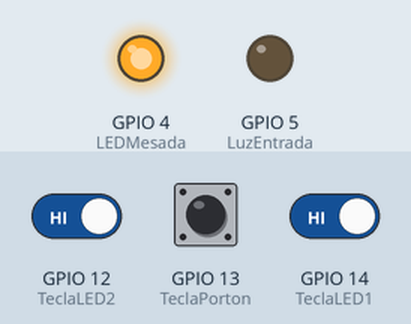
Simulated run of this sketch. Board: ESP8266 (NodeMCU). Shown: output pins drawn as LEDs (lit = HIGH). Inputs (shaded band) come from the test bench; at power-on: GPIO 12 (TeclaLED2) HIGH, GPIO 14 (TeclaLED1) HIGH, GPIO 13 (TeclaPorton) HIGH. WiFi joins after 1.5 s; servers stay silent unless stated; random numbers use the default seed unless the sketch sets one; no MQTT or app messages arrive unless stated; what the sketch prints to the serial monitor is not drawn.

Above: at 2.7 s.
2.8 s: GPIO 12 (TeclaLED2) driven LOW
At 4.8 s:
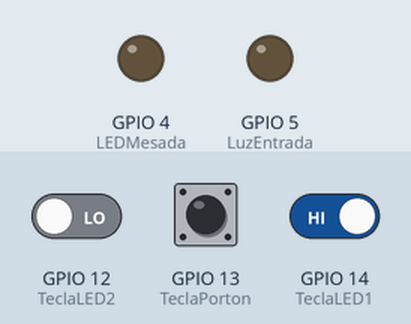
7.3 s: GPIO 14 (TeclaLED1) driven LOW
At 8.3 s:
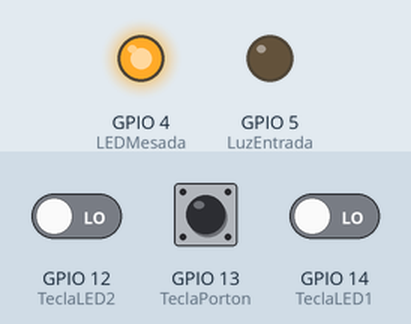
8.8 s: GPIO 14 (TeclaLED1) driven HIGH
At 10.0 s:
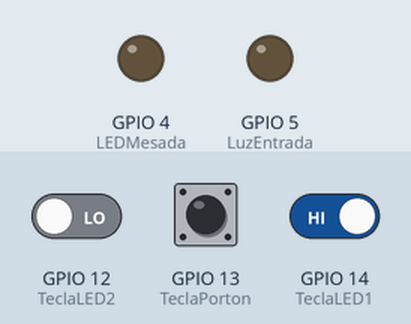
10.3 s: GPIO 12 (TeclaLED2) driven HIGH
At 11.3 s:
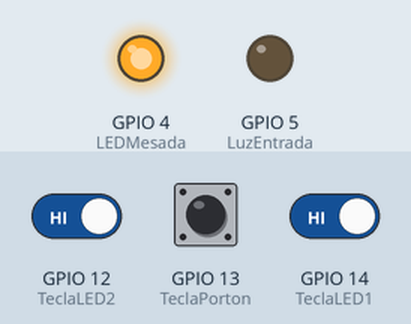
Timing chart, 0 to 12.8 s (numbered marks = the images above; inputs shaded):
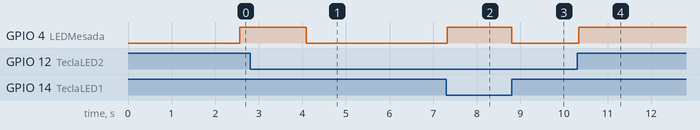

The sketch:

Casandra_NodeMCU_firmware_v0.1_CocinaBis.ino
```cpp
/*========================================================================================================
||   Proyecto: Casandra v3.0                                                                            ||
||   Autor: Gonzalo Carvallo (gonzacarv@gmail.com)                                                      ||
||   Fecha: 01/2022                                                                                     ||
||   Compilador: Arduino v1.8.16 (http://arduino.cc)                                                    ||
||   Librerias: ESP8266WiFi (NodeMCU) | PubSubClient (Arduino Client for MQTT)                          ||
||                                                                                                      ||
|| Firmware de los modulos MQTT basados en NodeMCU v1.0. El modulo se comunica mediante protocolo       ||
|| MQTT al broker indicado (con credenciales). Interpreta los datos publicados en el servidor Mosquito  ||
|| y los recodifica al formato de comunicacion del sistema domotico Casandra v1.x y v2.x (250, BYTE1,   ||
|| BYTE2, CHECKSUM). Los datos se ingresan a los controladores de Casandra basados en MCU Microchip     ||
|| 16F877A, directamente al puerto UART en modalidad full duplex.                                       ||
||                                                                                                      ||
=========================================================================================================*/

#include <ESP8266WiFi.h>
#include <ESP8266mDNS.h>
#include <PubSubClient.h>
#include <WiFiManager.h>
#include <WiFiUdp.h>
#include <ArduinoOTA.h>
#include <string>

#define LuzEntrada 5          // Rele de la luz de entrada D1 --
#define LEDMesada 4           // Salida PWM para LED D2 --
#define TeclaLED1 14          // SW LED1 D5
#define TeclaLED2 12          // SW LED2 D6
#define TeclaPorton 13        // Pulsador porton D7
#define MSG_BUFFER_SIZE  (50)

const char* MosqID = "Mosquito-COCINABIS";
const char* mqtt_server = "192.168.0.100";
String ClienteID = "Mosquito-COCINABIS";
String clientId;
const char* Topico = "Casandra/CocinaBis/#"; // Solo subscripto al topico de Caldera con comodin aguas abajo

bool EstadoTeclaPorton;
bool EstadoTeclaLED1;
bool EstadoTeclaLED2;
bool LuzEntradaEstado;
bool LEDMesadaEstado;
bool LEDMesadaEstado_old;
float LEDMesadaIntensidad;
int LEDMesadaIntReal;
int LEDMode;
int VelociLED;
float Respiracion = 0;
int DimReal;
bool Flashh;
bool ResetMosq = true;      // True cuando se reinicia el mosquito
bool ReconectMosq = true;   // True cuando se debe reconectar a MQTT
bool Ejecutando = false;
float dimer; // nivel del dimer
unsigned long Loop1 = 0;
unsigned long Loop2 = 0;
unsigned long Loop3 = 0;
unsigned long LoopNormal = 0;
unsigned long LoopRespira = 0;
unsigned long LoopFlash = 0;
unsigned long now;
char Topicc[MSG_BUFFER_SIZE];
char Argu[MSG_BUFFER_SIZE];

char buffer[4];
WiFiClient espClient;
PubSubClient client(espClient);

void LEDSet(void){

  switch(LEDMode){
    case 1: // Modo normal
    if (LEDMesadaEstado) {
      if ((now - LoopNormal) > 4) { //
      LoopNormal = now;
      if (LEDMesadaIntReal < DimReal) --DimReal;
      if (LEDMesadaIntReal > DimReal) ++DimReal;
      analogWrite(LEDMesada, (int) (255 - DimReal));
      }
    } else analogWrite(LEDMesada, 255);
      //
      break;

    case 2: // Modo Respira

    if (LEDMesadaEstado) {
      if ((now - LoopRespira) > (VelociLED*2)) { //

        LoopRespira = now;
        ++Respiracion;
        if (Respiracion >= 160) Respiracion = 0;

        if (Respiracion < 60){
          int var = (255 * dimer) * (Respiracion / 60);
          analogWrite(LEDMesada, var);
        }
        if ((Respiracion >= 60) && (Respiracion < 100)){
          analogWrite(LEDMesada, 255);
      }

        if ((Respiracion >= 100) && (Respiracion < 160)){
          int var = (255 * dimer) * (1 - ((Respiracion - 100) / 60));
          analogWrite(LEDMesada, var);
      }

      }
    } else analogWrite(LEDMesada, 255);

      //
      break;

    case 3: // Modo Flash

    if (LEDMesadaEstado) {
      if (now - LoopFlash > (VelociLED*10)) { //
        LoopFlash = now;
        if (Flashh) {
          analogWrite(LEDMesada, (int) (255 - LEDMesadaIntensidad));
          Flashh = false;
        } else {
            analogWrite(LEDMesada, 255);
            Flashh = true;
          }
      }
    } else analogWrite(LEDMesada, 255);

      //
      break;

    default: // Modo normal si nada coincide
      LEDMode = 1;
      //
      break;
  } //switch

}

void LEDToggle(void){
    if (LEDMesadaEstado) {
      LEDMesadaEstado = false;
      client.publish("Casandra/CocinaBis/LEDMesadaEst","0");
      } else {
      LEDMesadaEstado = true;
      client.publish("Casandra/CocinaBis/LEDMesadaEst","1");
      }
    }

void callback(char* topic, byte* payload, unsigned int length) {
  const char s[2] = "/";
  char *UlTopic;
  char *PenUlTopic;
  char *Fin;
  char Pload[10];

  memcpy(Pload, payload, length);
  Pload[length] = '\0';

  Fin = strtok(topic, s);
  while (Fin != NULL) {
    PenUlTopic = UlTopic;
    UlTopic = Fin;
    Fin = strtok(NULL, s);
  }

  if (!strcmp(UlTopic, "LuzEntrada")) {
    if (atoi(Pload) == 0) {
      LuzEntradaEstado = false;
      digitalWrite(LuzEntrada,LOW);
    } else {
      LuzEntradaEstado = true;
      digitalWrite(LuzEntrada,HIGH);
     }
  }

  if (!strcmp(UlTopic, "LEDMesadaEst")) {
    if (atoi(Pload) == 0) {
      LEDMesadaEstado = false;
    } else {
     LEDMesadaEstado = true;
  }
  }

  if (!strcmp(UlTopic, "LEDMesadaInt")) {
    dimer = (atof(Pload) / 100);
    LEDMesadaIntensidad = ((255 * atof(Pload)) / 100);
    LEDMesadaIntReal = LEDMesadaIntensidad;
  }

  if (!strcmp(UlTopic, "ModoLED")) {
    if (!strcmp(Pload, "Normal")) LEDMode = 1;
    }

  if (!strcmp(UlTopic, "ModoLED")) {
    if (!strcmp(Pload, "Respira")) LEDMode = 2;
    }

  if (!strcmp(UlTopic, "ModoLED")) {
    if (!strcmp(Pload, "Flash")) LEDMode = 3;
    }

  if (!strcmp(UlTopic, "VelocidadLED")) VelociLED = (100 - atoi(Pload));
}

void LaOTA(){

  ArduinoOTA.setHostname(MosqID);
  ArduinoOTA.onStart([]() {
    String type;
    if (ArduinoOTA.getCommand() == U_FLASH) {
      type = "sketch";
    } else { // U_FS
      type = "filesystem";
    }
    Serial.println("Start updating " + type);
  });
  ArduinoOTA.onEnd([]() {
    Serial.println("\nEnd");
  });
  ArduinoOTA.onProgress([](unsigned int progress, unsigned int total) {
    Serial.printf("Progress: %u%%\r", (progress / (total / 100)));
  });
  ArduinoOTA.onError([](ota_error_t error) {
    Serial.printf("Error[%u]: ", error);
    if (error == OTA_AUTH_ERROR) {
      Serial.println("Auth Failed");
    } else if (error == OTA_BEGIN_ERROR) {
      Serial.println("Begin Failed");
    } else if (error == OTA_CONNECT_ERROR) {
      Serial.println("Connect Failed");
    } else if (error == OTA_RECEIVE_ERROR) {
      Serial.println("Receive Failed");
    } else if (error == OTA_END_ERROR) {
      Serial.println("End Failed");
    }
  });
}

void MQTTConect(){
    ReconectMosq = true;
    Ejecutando = false;
    if (!client.connected()) {
    Serial.print("Intentando conectar a broker MQTT..");
    clientId = ClienteID + String(random(0xffff), HEX);
    if (client.connect(clientId.c_str(), "mqttuser", "MQTTpass")) {
      Serial.println("¡Conectado! :D");
      client.subscribe(Topico);
    } else {
      Serial.print("Falla de conexion, rc=");
      Serial.print(client.state());
      Serial.println(" intentando de nuevo...");
      }
      delay(1000);
    }
  }

void setup() {
  Serial.begin(9600);
  pinMode(LuzEntrada, OUTPUT);
  pinMode(LEDMesada, OUTPUT);
  pinMode(TeclaLED1, INPUT);
  pinMode(TeclaLED1, INPUT);
  pinMode(TeclaPorton, INPUT);
  WiFiManager wifiManager;
  ResetMosq = true; // Estamos iniciando desde un reset
  Ejecutando = false;

  // Descomentar para resetear configuración
  //wifiManager.resetSettings();

  wifiManager.setConfigPortalTimeout(180);
  if(!wifiManager.autoConnect(MosqID)){
    Serial.println("Fallo en la conexión (timeout)");
    ESP.reset();
    delay(1000);
  }
  Serial.println("Conectado a WiFi");
  Serial.println("IP: ");
  Serial.println(WiFi.localIP());
  LaOTA();
  ArduinoOTA.begin();
  client.setServer(mqtt_server, 1883);
  client.setCallback(callback);
  LuzEntradaEstado = false;

  LEDMesadaEstado = false;
  LEDMesadaIntensidad = 255;
  LEDMode = 1;
  VelociLED = 50;
}

void loop() {

ArduinoOTA.handle();
client.loop();
now = millis();

  if (now - Loop1 > 5000) { // 5 segundos
    Loop1 = now;
    if (!(ReconectMosq) && !(ResetMosq) && !(Ejecutando)){
      client.publish("Casandra/CocinaBis/Mosquito","Ejecutando");
      Ejecutando = true;
    }

    if (ResetMosq) {
      ResetMosq = false;
      client.publish("Casandra/CocinaBis/Mosquito","Reset");
    } else {
      if (ReconectMosq) {
        ReconectMosq = false;
        client.publish("Casandra/CocinaBis/Mosquito","Reconect");
     }
    }
  }

  if (now - Loop2 > 1000) {
    Loop2 = now;
    if (!client.loop()) MQTTConect();
  }

  if (now - Loop3 > 50) {
    Loop3 = now;
    if (digitalRead(TeclaPorton)!= EstadoTeclaPorton) {
      if (digitalRead(TeclaPorton)) {
        client.publish("Casandra/CocinaBis/SWPorton","1");
        Serial.println("........Prendimos Sw Porton");
      } else {
        client.publish("Casandra/CocinaBis/SWPorton","0");
        Serial.println("........Apagamos Sw Porton");
      }
      EstadoTeclaPorton = digitalRead(TeclaPorton);
    }

    if (digitalRead(TeclaLED1)!= EstadoTeclaLED1) {
      LEDToggle();
      EstadoTeclaLED1 = digitalRead(TeclaLED1);
    }

    if (digitalRead(TeclaLED2)!= EstadoTeclaLED2) {
      LEDToggle();
      EstadoTeclaLED2 = digitalRead(TeclaLED2);
    }

   if (LEDMesadaEstado != LEDMesadaEstado_old){
    if (LEDMode == 1) {
      if (LEDMesadaEstado) {
        LEDMesadaIntReal = LEDMesadaIntensidad;
      } else {
          LEDMesadaIntReal = 255;
        }
      LEDMesadaEstado_old = LEDMesadaEstado;
    }
}
}


LEDSet();
//Bloque de loop sin espera

}
```

Measured:
- after the input at 2.8 s, GPIO 4 (LEDMesada): HIGH → LOW after 1.3 s
- after the input at 7.3 s, GPIO 4 (LEDMesada): LOW → HIGH at once
- after the input at 8.8 s, GPIO 4 (LEDMesada): HIGH → LOW at once
- after the input at 10.3 s, GPIO 4 (LEDMesada): LOW → HIGH at once
